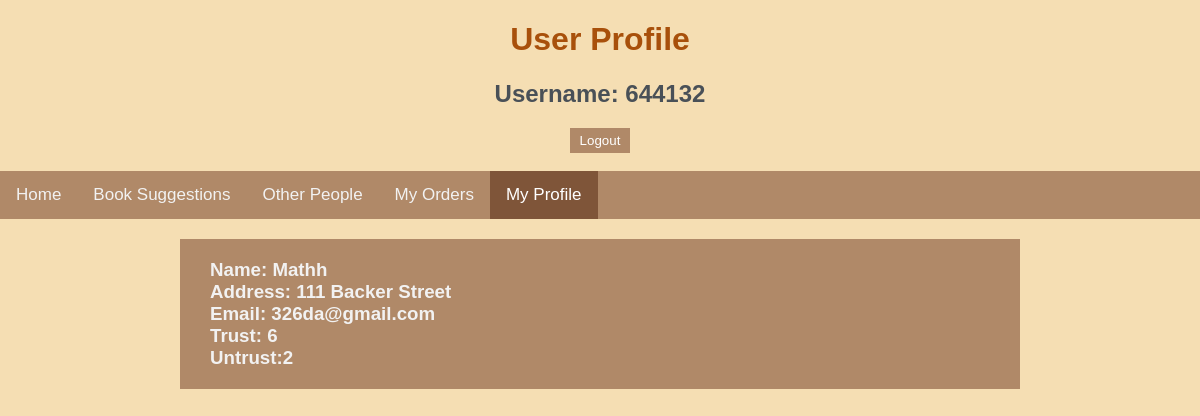
Page /profile/644132 on the committed database.
### app.py (models this page shows)
class User(db.Model):
    username = db.Column(db.String(20),nullable=False, primary_key=True)
    password = db.Column(db.String(20),nullable=False)
    name = db.Column(db.String(20))
    address = db.Column(db.String(100))
    email = db.Column(db.String(40))
    trust = db.Column(db.Integer,default=0)
    untrust = db.Column(db.Integer,default=0)
    def __repr__(self):
        return '<user %r>' % self.username

### app.py (the view)
@app.route('/profile/<id>')
def profile(id):
    profile=User.query.get_or_404(id)
    return render_template('profile.html',user=profile)

### templates/profile.html (shortened to what this page needs)
{% extends "base.html" %}
{% block body %}
<h1 id=top>User Profile</h1>
<h2 id=top>Username: {{user.username}}</h2>
<div class="toIndex"><form action='/' >
    <input class="button" type="submit" value="Logout"></form></div><br>
<div class="topnav">
    <a href="/main/{{user.username}}">Home</a>
    <a href="/bookSug/{{user}}">Book Suggestions</a>
    <a href="/alluser/{{user.username}}">Other People</a>
    <a href="/orderInfo/{{user.username}}">My Orders</a>
    <a class="active"  href="/profile/{{user.username}}">My Profile</a>
</div>
<div class="allBook">
        <div class="eachbook">
            <h3 id='eachb'>
                Name: {{user.name}}<br>
                Address: {{user.address}}<br>
                Email: {{user.email}}<br>
                Trust: {{user.trust}}<br>
                Untrust:{{user.untrust}}<br>
            </h3>
        </div>
</div>
{% endblock %}

### static/css/main.css (style rules this page uses)
body { margin:0; font-family: sans-serif; background-color: wheat; }
h1 { font-family:'Gill Sans', 'Gill Sans MT', Calibri, 'Trebuchet MS', sans-serif ; color: #A8500B; }
h2 { color:#495057; }
h3 { color:#495057; }
.allBook { margin: auto; width: 70%; padding: 10px; }
.eachbook { background-color: #b08968; }
#eachb { margin: 10px; padding:20px; color: #f2f2f2; }
.toIndex { display: flex; justify-content: center; text-align: center; }
#top { text-align: center; }
.button { background-color: #b08968; border: none; color: white; padding: 5px 10px; text-align: center; text-decoration: none; display: inline-block; }
.topnav { background-color: #b08968; overflow: hidden; }
.topnav a { float: left; color: #f2f2f2; text-align: center; padding: 14px 16px; text-decoration: none; font-size: 17px; }
.topnav a.active { background-color: #7f5539; color: white; }

### rows in the picture
User: username "644132", name "Mathh", address "111 Backer Street", email "326da@gmail.com", trust "6", untrust "2"
